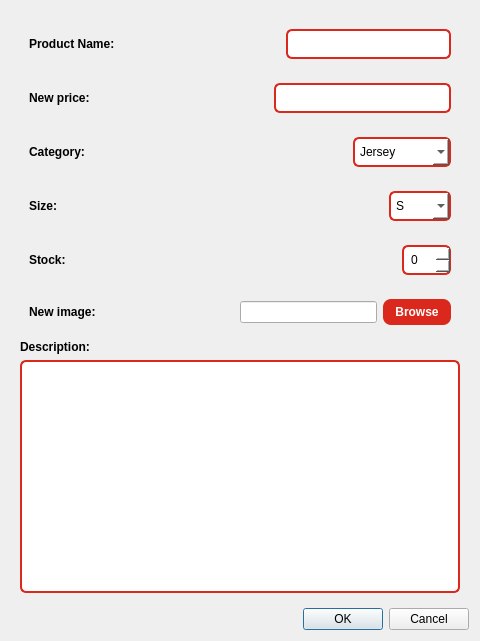
<?xml version="1.0" encoding="UTF-8"?>
<ui version="4.0">
 <class>Dialog</class>
 <widget class="QDialog" name="Dialog">
  <property name="geometry">
   <rect>
    <x>0</x>
    <y>0</y>
    <width>480</width>
    <height>641</height>
   </rect>
  </property>
  <property name="windowTitle">
   <string>Dialog</string>
  </property>
  <layout class="QVBoxLayout" name="verticalLayout_2">
   <item>
    <widget class="QWidget" name="widget" native="true">
     <layout class="QVBoxLayout" name="verticalLayout">
      <item>
       <widget class="QWidget" name="widget_2" native="true">
        <layout class="QHBoxLayout" name="horizontalLayout">
         <item>
          <widget class="QLabel" name="label">
           <property name="styleSheet">
            <string notr="true">font: 75 15pt &quot;Bahnschrift Condensed&quot;;
font-weight: bold;</string>
           </property>
           <property name="text">
            <string>Product Name:</string>
           </property>
          </widget>
         </item>
         <item>
          <spacer name="horizontalSpacer">
           <property name="orientation">
            <enum>Qt::Horizontal</enum>
           </property>
           <property name="sizeHint" stdset="0">
            <size>
             <width>40</width>
             <height>20</height>
            </size>
           </property>
          </spacer>
         </item>
         <item>
          <widget class="QLineEdit" name="lineEdit_Title">
           <property name="styleSheet">
            <string notr="true">border: 2px solid #DA291C;
border-radius: 6px;
padding: 5px;
background: white;</string>
           </property>
           <property name="text">
            <string/>
           </property>
          </widget>
         </item>
        </layout>
       </widget>
      </item>
      <item>
       <widget class="QWidget" name="widget_4" native="true">
        <layout class="QHBoxLayout" name="horizontalLayout_3">
         <item>
          <widget class="QLabel" name="label_3">
           <property name="styleSheet">
            <string notr="true">font: 75 15pt &quot;Bahnschrift Condensed&quot;;
font-weight: bold;</string>
           </property>
           <property name="text">
            <string>New price:</string>
           </property>
          </widget>
         </item>
         <item>
          <spacer name="horizontalSpacer_3">
           <property name="orientation">
            <enum>Qt::Horizontal</enum>
           </property>
           <property name="sizeHint" stdset="0">
            <size>
             <width>40</width>
             <height>20</height>
            </size>
           </property>
          </spacer>
         </item>
         <item>
          <widget class="QLineEdit" name="lineEdit_Price">
           <property name="styleSheet">
            <string notr="true">border: 2px solid #DA291C;
border-radius: 6px;
padding: 5px;
background: white;</string>
           </property>
          </widget>
         </item>
        </layout>
       </widget>
      </item>
      <item>
       <widget class="QWidget" name="widget_5" native="true">
        <layout class="QHBoxLayout" name="horizontalLayout_4">
         <item>
          <widget class="QLabel" name="label_4">
           <property name="styleSheet">
            <string notr="true">font: 75 15pt &quot;Bahnschrift Condensed&quot;;
font-weight: bold;</string>
           </property>
           <property name="text">
            <string>Category:</string>
           </property>
          </widget>
         </item>
         <item>
          <spacer name="horizontalSpacer_4">
           <property name="orientation">
            <enum>Qt::Horizontal</enum>
           </property>
           <property name="sizeHint" stdset="0">
            <size>
             <width>40</width>
             <height>20</height>
            </size>
           </property>
          </spacer>
         </item>
         <item>
          <widget class="QComboBox" name="comboBox_Category">
           <property name="styleSheet">
            <string notr="true">border: 2px solid #DA291C;
border-radius: 6px;
padding: 5px;
background: white;</string>
           </property>
           <item>
            <property name="text">
             <string>Jersey</string>
            </property>
           </item>
           <item>
            <property name="text">
             <string>Shoes</string>
            </property>
           </item>
           <item>
            <property name="text">
             <string>Accessories</string>
            </property>
           </item>
          </widget>
         </item>
        </layout>
       </widget>
      </item>
      <item>
       <widget class="QWidget" name="widget_6" native="true">
        <layout class="QHBoxLayout" name="horizontalLayout_5">
         <item>
          <widget class="QLabel" name="label_5">
           <property name="styleSheet">
            <string notr="true">font: 75 15pt &quot;Bahnschrift Condensed&quot;;
font-weight: bold;</string>
           </property>
           <property name="text">
            <string>Size:</string>
           </property>
          </widget>
         </item>
         <item>
          <spacer name="horizontalSpacer_5">
           <property name="orientation">
            <enum>Qt::Horizontal</enum>
           </property>
           <property name="sizeHint" stdset="0">
            <size>
             <width>40</width>
             <height>20</height>
            </size>
           </property>
          </spacer>
         </item>
         <item>
          <widget class="QComboBox" name="comboBox_Size">
           <property name="styleSheet">
            <string notr="true">border: 2px solid #DA291C;
border-radius: 6px;
padding: 5px;
background: white;</string>
           </property>
           <item>
            <property name="text">
             <string>S</string>
            </property>
           </item>
           <item>
            <property name="text">
             <string>M</string>
            </property>
           </item>
           <item>
            <property name="text">
             <string>L</string>
            </property>
           </item>
           <item>
            <property name="text">
             <string>XL</string>
            </property>
           </item>
           <item>
            <property name="text">
             <string>None</string>
            </property>
           </item>
          </widget>
         </item>
        </layout>
       </widget>
      </item>
      <item>
       <widget class="QWidget" name="widget_7" native="true">
        <layout class="QHBoxLayout" name="horizontalLayout_6">
         <item>
          <widget class="QLabel" name="label_6">
           <property name="styleSheet">
            <string notr="true">font: 75 15pt &quot;Bahnschrift Condensed&quot;;
font-weight: bold;</string>
           </property>
           <property name="text">
            <string>Stock:</string>
           </property>
          </widget>
         </item>
         <item>
          <spacer name="horizontalSpacer_6">
           <property name="orientation">
            <enum>Qt::Horizontal</enum>
           </property>
           <property name="sizeHint" stdset="0">
            <size>
             <width>40</width>
             <height>20</height>
            </size>
           </property>
          </spacer>
         </item>
         <item>
          <widget class="QSpinBox" name="spinBox_stock">
           <property name="styleSheet">
            <string notr="true">border: 2px solid #DA291C;
border-radius: 6px;
padding: 5px;
background: white;</string>
           </property>
          </widget>
         </item>
        </layout>
       </widget>
      </item>
      <item>
       <widget class="QWidget" name="widget_3" native="true">
        <layout class="QHBoxLayout" name="horizontalLayout_2">
         <item>
          <widget class="QLabel" name="label_2">
           <property name="styleSheet">
            <string notr="true">font: 75 15pt &quot;Bahnschrift Condensed&quot;;
font-weight: bold;</string>
           </property>
           <property name="text">
            <string>New image:</string>
           </property>
          </widget>
         </item>
         <item>
          <spacer name="horizontalSpacer_2">
           <property name="orientation">
            <enum>Qt::Horizontal</enum>
           </property>
           <property name="sizeHint" stdset="0">
            <size>
             <width>40</width>
             <height>20</height>
            </size>
           </property>
          </spacer>
         </item>
         <item>
          <widget class="QLineEdit" name="lineEdit_link"/>
         </item>
         <item>
          <widget class="QPushButton" name="btn_image">
           <property name="styleSheet">
            <string notr="true">
font: 75 15pt &quot;Bahnschrift Condensed&quot;;
background-color: #DA291C;
color: white;
border-radius: 8px;
padding: 6px 12px;
font-weight: bold;</string>
           </property>
           <property name="text">
            <string>Browse</string>
           </property>
          </widget>
         </item>
        </layout>
       </widget>
      </item>
      <item>
       <widget class="QLabel" name="label_7">
        <property name="styleSheet">
         <string notr="true">font: 75 15pt &quot;Bahnschrift Condensed&quot;;
font-weight: bold;</string>
        </property>
        <property name="text">
         <string>Description:</string>
        </property>
       </widget>
      </item>
      <item>
       <widget class="QTextEdit" name="textEdit">
        <property name="styleSheet">
         <string notr="true">border: 2px solid #DA291C;
border-radius: 6px;
padding: 5px;
background: white;</string>
        </property>
       </widget>
      </item>
     </layout>
    </widget>
   </item>
   <item>
    <widget class="QDialogButtonBox" name="buttonBox">
     <property name="orientation">
      <enum>Qt::Horizontal</enum>
     </property>
     <property name="standardButtons">
      <set>QDialogButtonBox::Cancel|QDialogButtonBox::Ok</set>
     </property>
    </widget>
   </item>
  </layout>
 </widget>
 <resources/>
 <connections>
  <connection>
   <sender>buttonBox</sender>
   <signal>accepted()</signal>
   <receiver>Dialog</receiver>
   <slot>accept()</slot>
   <hints>
    <hint type="sourcelabel">
     <x>248</x>
     <y>254</y>
    </hint>
    <hint type="destinationlabel">
     <x>157</x>
     <y>274</y>
    </hint>
   </hints>
  </connection>
  <connection>
   <sender>buttonBox</sender>
   <signal>rejected()</signal>
   <receiver>Dialog</receiver>
   <slot>reject()</slot>
   <hints>
    <hint type="sourcelabel">
     <x>316</x>
     <y>260</y>
    </hint>
    <hint type="destinationlabel">
     <x>286</x>
     <y>274</y>
    </hint>
   </hints>
  </connection>
 </connections>
</ui>
